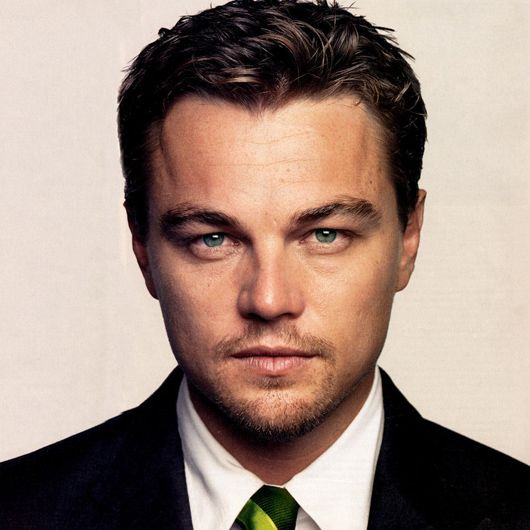
#> input picture notebooks/DestinationImage.jpg, 530 x 530 px
$ jupyter execute --allow-errors face_swap.ipynb
#> lines starting #> are read from the running program, lines starting #| are printed output that depends on the picture
[cell 1]
import dlib
import cv2

import matplotlib.pyplot as plt
import numpy as np

[cell 2]
image = cv2.imread('DestinationImage.jpg')
#> image is the input picture: shape (530, 530, 3); mean B, G, R 126.8, 137.9, 159.2
plt.imshow(image)

#> (a cell that did not finish here is left out)

#> (a cell that did not finish here is left out)

#> (a cell that did not finish here is left out)

#> (a cell that did not finish here is left out)

[cell 7]
plt.imshow(image)

[cell 8]
points_list = []

#> (the rest of this cell did not finish here and is left out)

#> (a cell that did not finish here is left out)

#> (a cell that did not finish here is left out)

#> (a cell that did not finish here is left out)

[cell 12]
img_gray = cv2.cvtColor(image, cv2.COLOR_BGR2GRAY)
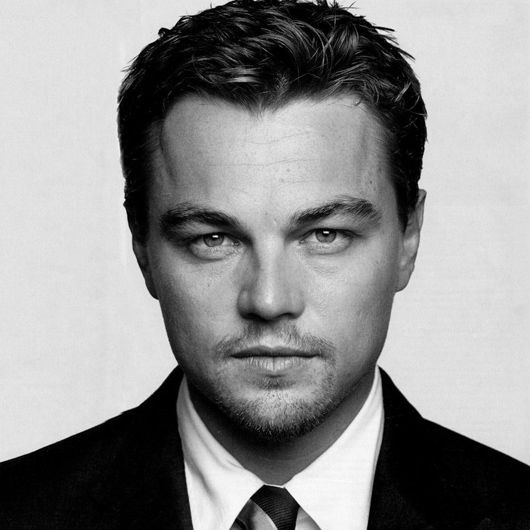
#> img_gray: shape (530, 530); min 0, max 255, mean 143
plt.imshow(img_gray)

[cell 13]
image.shape
#> Out = (530, 530, 3)

[cell 14]
img_gray.shape
#> Out = (530, 530)

[cell 15]
mask = np.zeros_like(img_gray)

[cell 16]
plt.imshow(mask)
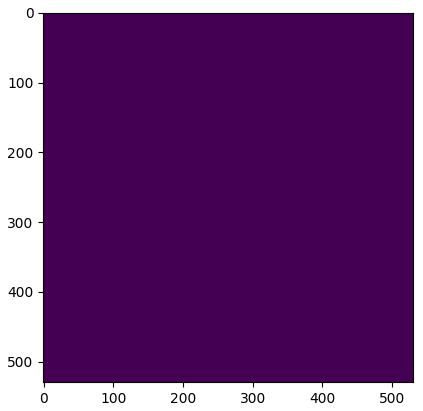
#> figure drawn by matplotlib, 1 panel

#> (a cell that did not finish here is left out)

[cell 18]
plt.imshow(mask)

[cell 19]
source = cv2.imread("SourceImage.jpg")
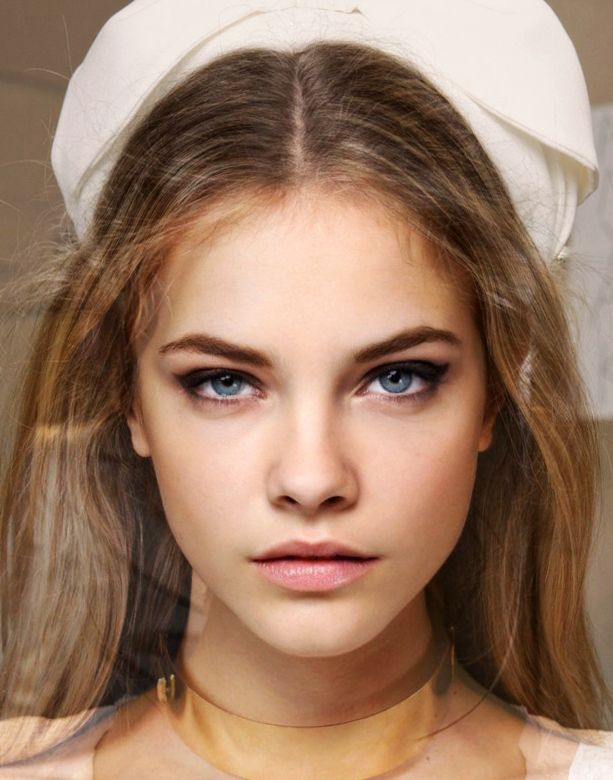
#> input picture notebooks/SourceImage.jpg, 613 x 780 px
#> source is the input picture: shape (780, 613, 3); mean B, G, R 99.9, 122.1, 155.2
source_grey = cv2.cvtColor(source, cv2.COLOR_BGR2GRAY)
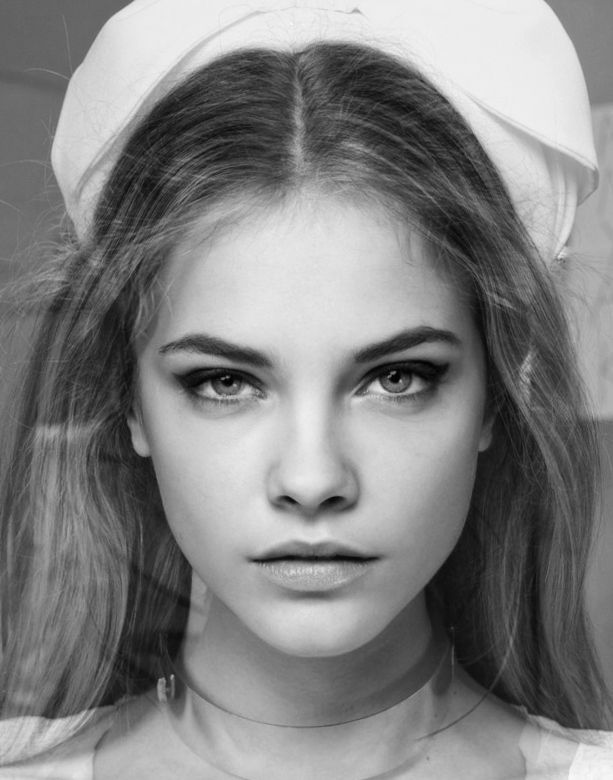
#> source_grey: shape (780, 613); min 0, max 250, mean 129.5
mask = np.zeros_like(source_grey)
#> (the rest of this cell did not finish here and is left out)
